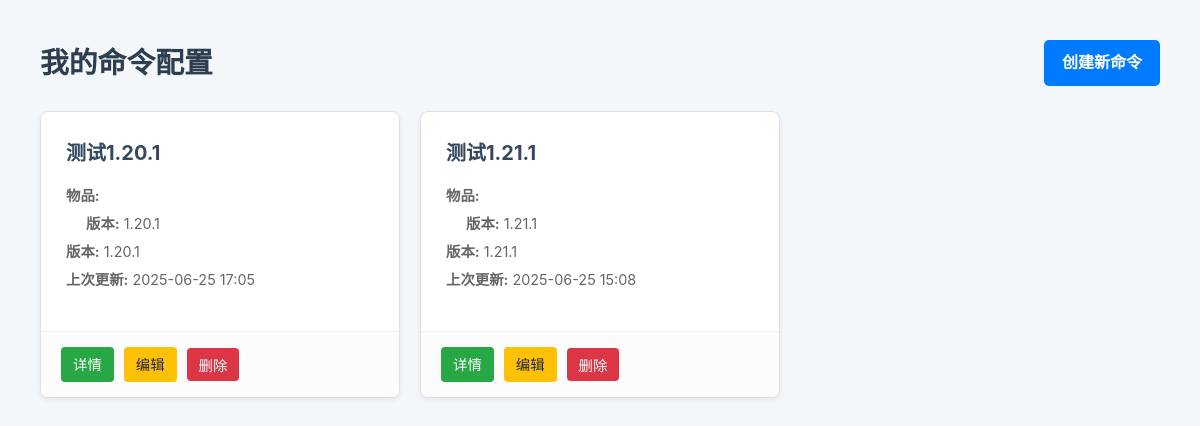
Page /MC_command/ (signed in) on the earlier database version.
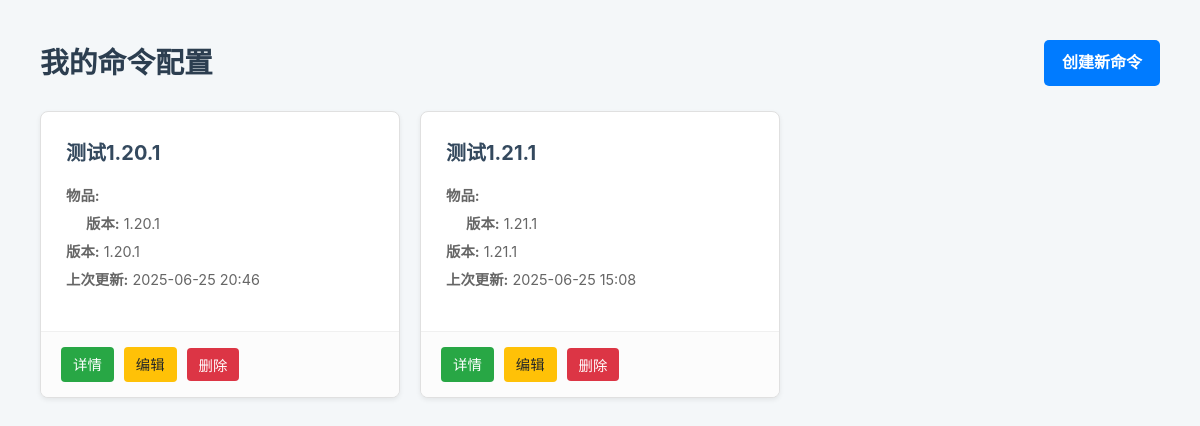
Same page on the later database version.
### MC_command/models.py (models this page shows, shortened)
class GeneratedCommand(models.Model):
    user = models.ForeignKey(User, on_delete=models.CASCADE, related_name="commands")
    title = models.CharField(max_length=100, help_text="为这个命令配置起一个名字，方便查找")
    target_version = models.ForeignKey(MinecraftVersion, on_delete=models.PROTECT, help_text="命令生成的目标 Minecraft 版本")
    material = models.ForeignKey(Material, on_delete=models.PROTECT, null=True, blank=True, help_text="物品的材质")
    item_type = models.ForeignKey(ItemType, on_delete=models.PROTECT, null=True, blank=True, help_text="物品的基础类型")
    custom_name = models.CharField(max_length=255, blank=True, null=True, help_text="物品在游戏中的自定义名称 (支持JSON文本)")
    lore = models.TextField(blank=True, null=True, help_text="物品的描述文字 (支持JSON文本), 每行用 \\n 分隔")
    count = models.PositiveIntegerField(default=1)
    created_at = models.DateTimeField(auto_now_add=True)
    updated_at = models.DateTimeField(auto_now=True)
    @property
    def item_name(self):
        material_dn = self.material.display_name if self.material else ""
        type_dn = self.item_type.display_name if self.item_type else ""
        if material_dn and type_dn:
            return f"{material_dn} {type_dn}"
        return material_dn or type_dn
    class Meta:
        verbose_name = "物品配置"
        verbose_name_plural = "<0>完整物品配置"

class MinecraftVersion(models.Model):
    version_number = models.CharField(max_length=20, unique=True, help_text="例如 '1.20.1' 或 '1.21.4'")
    ordering_id = models.PositiveIntegerField(unique=True, help_text="用于排序和比较的版本整数ID, 例如 12001 代表 1.20.1")
    class Meta:
        ordering = ['ordering_id']
        verbose_name = "版本"
        verbose_name_plural = "<1>版本"

### MC_command/views.py (the view)
# urls.py: path("", views.index, name="index"),
@login_required
def index(request):
    command_list = GeneratedCommand.objects.filter(user=request.user).order_by("-updated_at")
    context = {
        'command_list': command_list,
    }
    return render(request, 'MC_command/index.html', context)

### MC_command/templates/MC_command/index.html (shortened to what this page needs)
{% extends 'MC_command/base.html' %}
{% block content %}
    <div class="header">
        <h1>我的命令配置</h1>
        <a href="{% url 'MC_command:create' %}" class="btn">创建新命令</a>
    </div>
    <div class="card-grid">
        {% for command in command_list %}
            <div class="command-card">
                <div class="card-body">
                    <h3><a href="{% url 'MC_command:detail' command.id %}">{{ command.title }}</a></h3>
                    <div class="card-meta">
                        <span><strong>物品:</strong> {{ command.item_name }}</span>  <span style="margin-left: 20px;"><strong>版本:</strong> {{ command.target_version.version_number }}</span>
                        <span><strong>版本:</strong> {{ command.target_version.version_number }}</span>
                        <span><strong>上次更新:</strong> {{ command.updated_at|date:"Y-m-d H:i" }}</span>
                    </div>
                </div>
                <div class="card-footer">
                    <a href="{% url 'MC_command:detail' command.id %}" class="action-btn btn-view">详情</a>
                    <a href="{% url 'MC_command:edit' command.id %}" class="action-btn btn-edit">编辑</a>
                    <form action="{% url 'MC_command:delete' command.id %}" method="post" onsubmit="return confirm('您确定要删除此配置吗？');" style="margin: 0;">
                        <button type="submit" class="action-btn btn-delete">删除</button>
                    </form>
                </div>
            </div>
        {% empty %}
            <div class="empty-state">
                <h2>列表为空</h2>
                <p>您还没有创建任何命令配置。点击右上角的“创建新命令”开始吧！</p>
            </div>
        {% endfor %}
    </div>
{% endblock %}

### MC_command/templates/MC_command/base.html (shortened to what this page needs)
<!DOCTYPE html>
<html lang="zh-CN">
<head>
    {% load static %}
    <link rel="stylesheet" href="{% static 'MC_command/style.css' %}">
</head>
<body>
    <div class="container">
        {% block content %}
        {% endblock %}
    </div>
</body>
</html>

### MC_command/static/MC_command/style.css (style rules this page uses)
body { font-family: -apple-system, BlinkMacSystemFont, "Segoe UI", Roboto, "Helvetica Neue", Arial, sans-serif; background-color: #f4f7f9; color: #333; margin: 0; padding: 20px; line-height: 1.6; }
.container { max-width: 1200px; margin: 0 auto; padding: 20px; }
.header { display: flex; justify-content: space-between; align-items: center; margin-bottom: 25px; }
.header h1 { margin: 0; color: #2c3e50; font-size: 1.8em; }
.btn { text-decoration: none; background-color: #007bff; color: white; padding: 10px 18px; border-radius: 5px; font-weight: bold; transition: background-color 0.2s; border: none; cursor: pointer; }
.card-grid { display: grid; grid-template-columns: repeat(auto-fill, minmax(300px, 1fr)); gap: 20px; }
.command-card { background-color: #fff; border: 1px solid #e0e0e0; border-radius: 8px; box-shadow: 0 2px 5px rgba(0, 0, 0, 0.07); overflow: hidden; display: flex; flex-direction: column; }
.card-body { padding: 20px; flex-grow: 1; }
.card-body h3 { margin-top: 0; margin-bottom: 15px; font-size: 1.25em; }
.card-body h3 a { text-decoration: none; color: #34495e; }
.card-meta { font-size: 0.9em; color: #666; margin-bottom: 15px; }
.card-meta span { display: block; margin-bottom: 5px; }
.card-footer { background-color: #fcfcfc; border-top: 1px solid #f0f0f0; padding: 15px 20px; display: flex; gap: 10px; align-items: center; }
.action-btn { text-decoration: none; color: #fff; padding: 6px 12px; border-radius: 4px; font-size: 0.9em; border: none; cursor: pointer; }
.btn-view { background-color: #28a745; }
.btn-edit { background-color: #ffc107; color: #212529; }
.btn-delete { background-color: #dc3545; border: none; font-family: inherit; font-size: 0.9em; cursor: pointer; }
.card-body { padding: 25px; }

Differences in the rows shown:
changed GeneratedCommand "测试1.20.1": updated_at "2025-06-25 17:05" → "2025-06-25 20:46"
